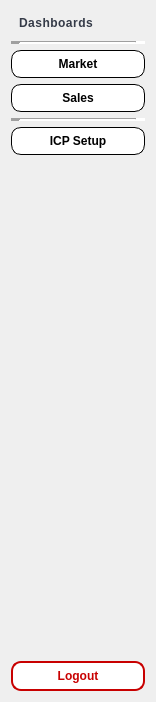
<?xml version="1.0" encoding="UTF-8"?>
<ui version="4.0">
 <class>sidebar</class>
 <widget class="QWidget" name="sidebar">
  <property name="geometry">
   <rect>
    <x>0</x>
    <y>0</y>
    <width>156</width>
    <height>702</height>
   </rect>
  </property>
  <property name="windowTitle">
   <string>Form</string>
  </property>
  <property name="styleSheet">
   <string notr="true">
background-color: rgb(255, 255, 255);

QPushButton {
    background-color: rgb(255, 255, 255);
    border: 1px solid rgb(0, 0, 0);
    padding: 5px;
    color: rgb(0, 0, 0);
}

QPushButton:hover {
    background-color: rgb(0, 0, 0);
    border: 1px solid rgb(255, 255, 255);
    color: rgb(255, 255, 255);
}</string>
  </property>
  <layout class="QVBoxLayout" name="verticalLayout_2">
   <item>
    <layout class="QVBoxLayout" name="verticalLayout">
     <item>
      <widget class="QLabel" name="DashboardTitle">
       <property name="autoFillBackground">
        <bool>false</bool>
       </property>
       <property name="styleSheet">
        <string notr="true">QLabel {
    background-color: transparent;
    color: rgb(53, 59, 72);
    font-size: 12px;
    font-weight: bold;
    letter-spacing: 0.5px;
    padding: 5px;
    qproperty-alignment: 'AlignLeft';
}
</string>
       </property>
       <property name="text">
        <string>Dashboards</string>
       </property>
      </widget>
     </item>
     <item>
      <widget class="Line" name="line">
       <property name="frameShadow">
        <enum>QFrame::Shadow::Sunken</enum>
       </property>
       <property name="lineWidth">
        <number>10</number>
       </property>
       <property name="midLineWidth">
        <number>0</number>
       </property>
       <property name="orientation">
        <enum>Qt::Orientation::Horizontal</enum>
       </property>
      </widget>
     </item>
     <item>
      <widget class="QPushButton" name="home_btn">
       <property name="sizePolicy">
        <sizepolicy hsizetype="Expanding" vsizetype="Fixed">
         <horstretch>0</horstretch>
         <verstretch>0</verstretch>
        </sizepolicy>
       </property>
       <property name="font">
        <font>
         <bold>true</bold>
        </font>
       </property>
       <property name="styleSheet">
        <string notr="true">QPushButton {
    background-color: rgb(255, 255, 255);
    border: 1px solid rgb(0, 0, 0);
    border-radius: 10px;   /* Rounded edges */
    padding: 6px 12px;     /* Balanced spacing */
    color: rgb(0, 0, 0);
}

QPushButton:hover {
    background-color: rgb(0, 0, 0);
    border: 1px solid rgb(255, 255, 255);
    color: rgb(255, 255, 255);
}

QPushButton:pressed {
    background-color: rgb(30, 30, 30);  /* Slight press effect */
    border: 1px solid rgb(255, 255, 255);
    color: rgb(255, 255, 255);
}
</string>
       </property>
       <property name="text">
        <string>Market</string>
       </property>
       <property name="flat">
        <bool>true</bool>
       </property>
      </widget>
     </item>
     <item>
      <widget class="QPushButton" name="item1_btn">
       <property name="sizePolicy">
        <sizepolicy hsizetype="Expanding" vsizetype="Fixed">
         <horstretch>0</horstretch>
         <verstretch>0</verstretch>
        </sizepolicy>
       </property>
       <property name="font">
        <font>
         <bold>true</bold>
        </font>
       </property>
       <property name="styleSheet">
        <string notr="true">QPushButton {
    background-color: rgb(255, 255, 255);
    border: 1px solid rgb(0, 0, 0);
    border-radius: 10px;   /* Rounded edges */
    padding: 6px 12px;     /* Balanced spacing */
    color: rgb(0, 0, 0);
}

QPushButton:hover {
    background-color: rgb(0, 0, 0);
    border: 1px solid rgb(255, 255, 255);
    color: rgb(255, 255, 255);
}

QPushButton:pressed {
    background-color: rgb(30, 30, 30);  /* Slight press effect */
    border: 1px solid rgb(255, 255, 255);
    color: rgb(255, 255, 255);
}
</string>
       </property>
       <property name="text">
        <string>Sales</string>
       </property>
       <property name="flat">
        <bool>true</bool>
       </property>
      </widget>
     </item>
     <item>
      <widget class="Line" name="line_2">
       <property name="lineWidth">
        <number>10</number>
       </property>
       <property name="orientation">
        <enum>Qt::Orientation::Horizontal</enum>
       </property>
      </widget>
     </item>
     <item>
      <widget class="QPushButton" name="item2_btn">
       <property name="font">
        <font>
         <bold>true</bold>
        </font>
       </property>
       <property name="styleSheet">
        <string notr="true">QPushButton {
    background-color: rgb(255, 255, 255);
    border: 1px solid rgb(0, 0, 0);
    border-radius: 10px;   /* Rounded edges */
    padding: 6px 12px;     /* Balanced spacing */
    color: rgb(0, 0, 0);
}

QPushButton:hover {
    background-color: rgb(0, 0, 0);
    border: 1px solid rgb(255, 255, 255);
    color: rgb(255, 255, 255);
}

QPushButton:pressed {
    background-color: rgb(30, 30, 30);  /* Slight press effect */
    border: 1px solid rgb(255, 255, 255);
    color: rgb(255, 255, 255);
}
</string>
       </property>
       <property name="text">
        <string>ICP Setup</string>
       </property>
      </widget>
     </item>
     <item>
      <layout class="QVBoxLayout" name="verticalLayout_3">
       <item>
        <spacer name="verticalSpacer">
         <property name="orientation">
          <enum>Qt::Orientation::Vertical</enum>
         </property>
         <property name="sizeHint" stdset="0">
          <size>
           <width>20</width>
           <height>40</height>
          </size>
         </property>
        </spacer>
       </item>
      </layout>
     </item>
    </layout>
   </item>
   <item>
    <widget class="QPushButton" name="logout_btn">
     <property name="sizePolicy">
      <sizepolicy hsizetype="Expanding" vsizetype="Fixed">
       <horstretch>0</horstretch>
       <verstretch>0</verstretch>
      </sizepolicy>
     </property>
     <property name="minimumSize">
      <size>
       <width>0</width>
       <height>0</height>
      </size>
     </property>
     <property name="maximumSize">
      <size>
       <width>16777215</width>
       <height>16777215</height>
      </size>
     </property>
     <property name="styleSheet">
      <string notr="true">QPushButton {
    background-color: rgb(255, 255, 255);
    border: 2px solid rgb(200, 0, 0);    
    border-radius: 10px;                  
    padding: 6px 12px;                 
    color: rgb(200, 0, 0);                
    font-weight: bold;
}

QPushButton:hover {
    background-color: rgb(200, 0, 0);
    border: 2px solid rgb(255, 255, 255);
    color: rgb(255, 255, 255);
}

QPushButton:pressed {
    background-color: rgb(150, 0, 0);
    border: 2px solid rgb(255, 255, 255);
    color: rgb(255, 255, 255);
}
</string>
     </property>
     <property name="text">
      <string>Logout</string>
     </property>
     <property name="flat">
      <bool>true</bool>
     </property>
    </widget>
   </item>
  </layout>
 </widget>
 <resources/>
 <connections/>
</ui>
